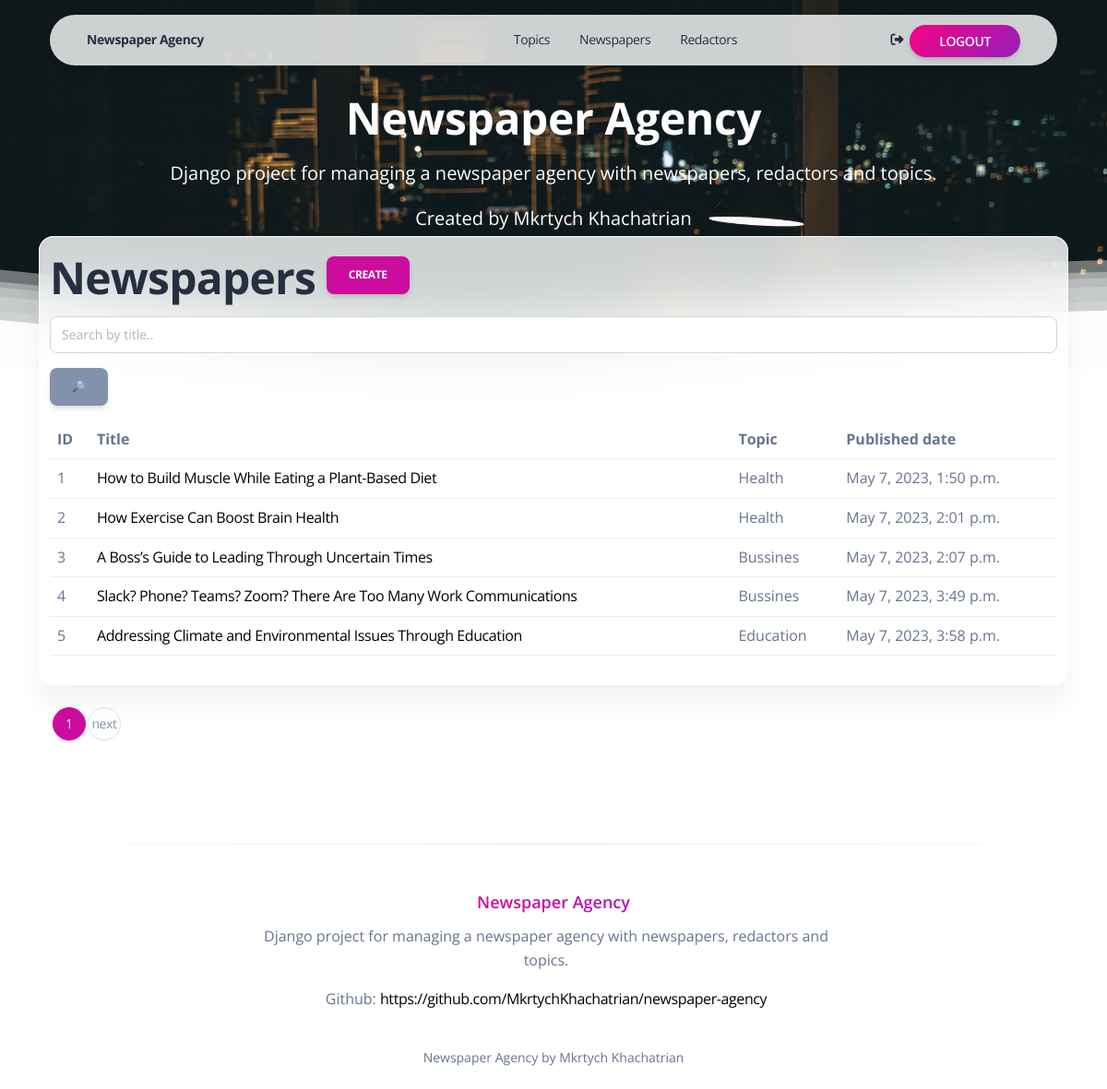
The app's page /newspapers/ (signed in) with its own data.
### agency/models.py (models this page shows, shortened)
class Newspaper(models.Model):
    title = models.CharField(max_length=255)
    content = RichTextField()
    published_date = models.DateTimeField(auto_now_add=True)
    topic = models.ForeignKey(
        Topic, on_delete=models.CASCADE, related_name="newspapers"
    )
    publishers = models.ManyToManyField(Redactor, related_name="newspapers")
    class Meta:
        ordering = ["id"]

class Topic(models.Model):
    name = models.CharField(max_length=255)
    class Meta:
        ordering = ["id"]

### agency/views.py (the view)
class NewspaperListView(LoginRequiredMixin, generic.ListView):
    model = Newspaper
    paginate_by = 5
    def get_context_data(self, *, object_list=None, **kwargs):
        context = super(NewspaperListView, self).get_context_data(**kwargs)
        title = self.request.GET.get("title", "")
        context["search_form"] = NewspaperSearchForm(initial={"title": title})
        return context
    def get_queryset(self):
        queryset = Newspaper.objects.select_related("topic")
        form = NewspaperSearchForm(self.request.GET)
        if form.is_valid():
            return queryset.filter(title__icontains=form.cleaned_data["title"])
        return queryset

### agency/forms.py
class NewspaperSearchForm(forms.Form):
    title = forms.CharField(
        max_length=255,
        required=False,
        label="",
        widget=forms.TextInput(attrs={"placeholder": "Search by title.."}),
    )

### agency/context_processors.py (called while the page is built)
def cfg_assets_root(request):
    return {"ASSETS_ROOT": settings.ASSETS_ROOT}

### agency/templatetags/query_transform.py (called while the page is built)
@register.simple_tag
def query_transform(request, **kwargs):
    updated = request.GET.copy()
    for key, value in kwargs.items():
        if value is not None:
            updated[key] = value
        else:
            updated.pop(key, 0)
    return updated.urlencode()

### templates/agency/newspaper_list.html
{% extends "layouts/base.html" %}
{% load crispy_forms_filters %}
{% block content %}
{% include 'includes/header.html' %}
<section class="pt-5 pb-4" id="count-stats">
  <div class="container">
    <div class="row">
      <div class="col-lg-12 z-index-2 border-radius-xl mt-n10 mx-auto py-3 blur shadow-blur">
        <h1>
          Newspapers
          <a href="{% url 'agency:newspaper-create' %}" class="btn btn-primary link-to-page">
            Create
          </a>
        </h1>
        <form action="" method="get" class="form-inline">
          {{ search_form|crispy }}
          <input class="btn btn-secondary" type="submit" value="🔎">
        </form>
        {% if newspaper_list %}
          <table class="table">
            <tr>
              <th>ID</th>
              <th>Title</th>
              <th>Topic</th>
              <th>Published date</th>
            </tr>
          {% for newspaper in newspaper_list %}
            <tr>
              <td>{{ newspaper.id }}</td>
              <td><a href="{% url 'agency:newspaper-detail' pk=newspaper.id %}">{{ newspaper.title }}</a></td>
              <td>{{ newspaper.topic.name }}</td>
              <td>{{ newspaper.published_date }}</td>
            </tr>
          {% endfor %}
          </table>
        {% else %}
          <p>There are no newspapers in agency</p>
        {% endif %}
      </div>
    </div>
  </div>
</section>
{% endblock %}

### records on screen
Newspaper: id "1", title "How to Build Muscle While Eating a Plant-Based Diet", topic.name "Health", published_date "May 7, 2023, 1:50 p.m."
Newspaper: id "2", title "How Exercise Can Boost Brain Health", topic.name "Health", published_date "May 7, 2023, 2:01 p.m."
Newspaper: id "3", title "A Boss’s Guide to Leading Through Uncertain Times", topic.name "Bussines", published_date "May 7, 2023, 2:07 p.m."
Newspaper: id "4", title "Slack? Phone? Teams? Zoom? There Are Too Many Work Communications", topic.name "Bussines", published_date "May 7, 2023, 3:49 p.m."
Newspaper: id "5", title "Addressing Climate and Environmental Issues Through Education", topic.name "Education", published_date "May 7, 2023, 3:58 p.m."

### other values on screen
{{ page_obj.number }} "1"
